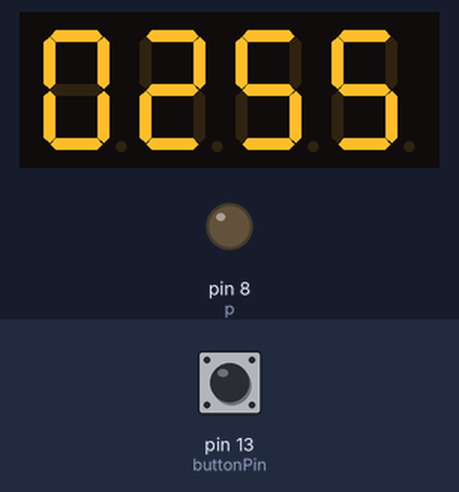
Bench run of a sketch on a simulated Arduino Uno, built with avr-gcc and run on an emulated ATmega328P. Parts: 4-digit seven-segment display, output pins drawn as LEDs (lit = HIGH). Wiring (inferred from the names in the program): 4-digit 7-segment display, segments lit when HIGH: segments pin 1, pin 2, pin 3, pin 4, pin 5, pin 6, pin 7; digit selects pin 12, pin 11, pin 10, pin 9. The test bench sets the inputs (shaded band); at power-on: pin 13 (buttonPin) LOW. EEPROM starts erased; the segment pins are drawn as the display they are named for; pins used as bus, display or sensor lines are not drawn.

Above: at 1.2 s.
1.3 s: pin 13 (buttonPin) pulled HIGH for 1 s
At 3.2 s:
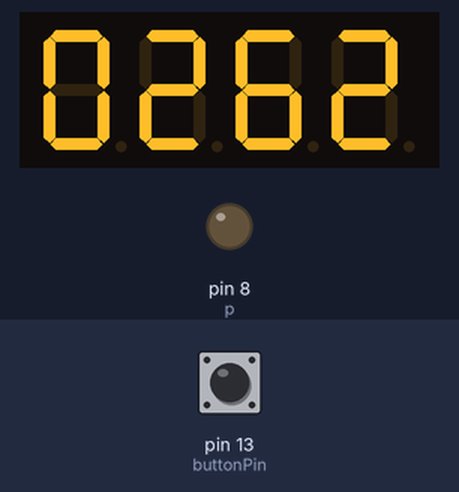
3.8 s: pin 13 (buttonPin) pulled HIGH for 0.15 s
At 4.2 s:
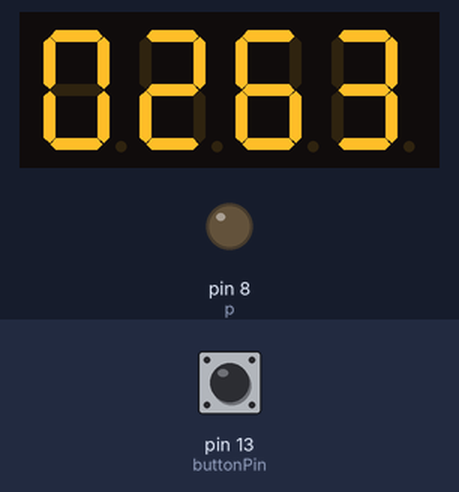
5.4 s: pin 13 (buttonPin) pulled HIGH for 0.15 s
At 5.53 s:
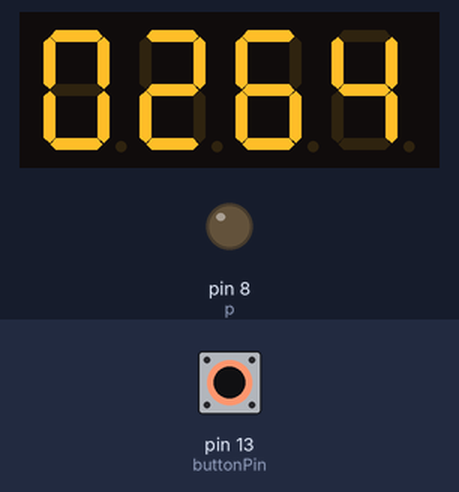
7.1 s: pin 13 (buttonPin) pulled HIGH for 1 s
At 9.2 s:
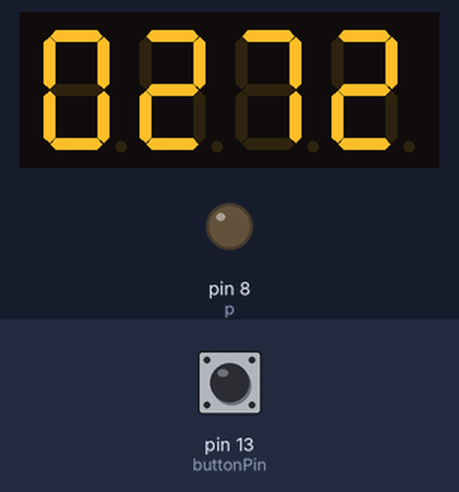
Timing chart, 0 to 10.6 s (numbered marks = the images above; inputs shaded):
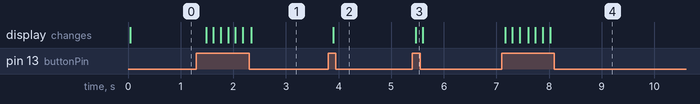

Measured:
- after the input at 1.3 s, the display: first changes after 0.18 s (image 1 shows a later state)
- after the input at 3.8 s, the display: changes after 0.10 s (image 2)
- after the input at 5.4 s, the display: changes after 0.06 s (image 3)
- after the input at 7.1 s, the display: first changes after 0.06 s (image 4 shows a later state)

The sketch:

ButtonCounter.ino
```cpp
/*  Button Counter Version 1.1
 *
 *  Author: LALI
 *  Last updated: 6/23/2015
 *  Details: Displays number of button presses on a 4-digit 7 segment display and remembers the count in EEPROM.
 */


#include "EEPROM.h"

//set the cathode interface
int a = 1;
int b = 2;
int c = 3;
int d = 4;
int e = 5;
int f = 6;
int g = 7;
int p = 8;
//set the anode interface
int d4 = 9;
int d3 = 10;
int d2 = 11;
int d1 = 12;
//button
int buttonPin = 13;
//variables
int count = 0;
int buttonState = 0;
int msecs = 5;  //refresh rate
long time = 0;

void setup()
{
  pinMode(d1, OUTPUT);
  pinMode(d2, OUTPUT);
  pinMode(d3, OUTPUT);
  pinMode(d4, OUTPUT);
  pinMode(a, OUTPUT);
  pinMode(b, OUTPUT);
  pinMode(c, OUTPUT);
  pinMode(d, OUTPUT);
  pinMode(e, OUTPUT);
  pinMode(f, OUTPUT);
  pinMode(g, OUTPUT);
  pinMode(p, OUTPUT);
  pinMode(buttonPin, INPUT);
  //to reset counter to 0, uncomment following line
  //EEPROM.update(0, count);
  count = EEPROM.read(0);
}//setup()

void loop()
{
  /*  DISPLAYING COUNT  */
  digitalWrite(d1, HIGH);
  digitalWrite(d2, HIGH);
  digitalWrite(d3, HIGH);
  digitalWrite(d4, HIGH);

  //1's place
  openPort(4);
  pickNumber(count%10);
  delay(msecs);
  digitalWrite(d4, HIGH);

  //10's place
  openPort(3);
  pickNumber((count/10)%10);
  delay(msecs);
  digitalWrite(d3, HIGH);

  //100's place
  openPort(2);
  pickNumber((count/100)%10);
  delay(msecs);
  digitalWrite(d2, HIGH);

  //1000's place
  openPort(1);
  pickNumber(count/1000);
  delay(msecs);
  digitalWrite(d1, HIGH);


  /*  BUTTON LOGIC  */
  buttonState = digitalRead(buttonPin);

  time += 5;
  if(time%35 == 0){
    if(buttonState == HIGH){
      count++;
      EEPROM.update(0, count);
    }//increment count
  }//every 35msec check if button has been pressed

  if(time > 2000000000){
    time = 0;
  }//reset time if near the max value

}//loop()

void openPort(int x)
{
  switch(x)
  {
  case 1:
    digitalWrite(d1, LOW);
    break;
  case 2:
    digitalWrite(d2, LOW);
    break;
  case 3:
    digitalWrite(d3, LOW);
    break;
  default:
    digitalWrite(d4, LOW);
    break;
  }
}//enable digit place x to be written

void pickNumber(int x)
{
  switch(x)
  {
  default:
    zero();
    break;
  case 1:
    one();
    break;
  case 2:
    two();
    break;
  case 3:
    three();
    break;
  case 4:
    four();
    break;
  case 5:
    five();
    break;
  case 6:
    six();
    break;
  case 7:
    seven();
    break;
  case 8:
    eight();
    break;
  case 9:
    nine();
    break;
  }
}//displays number x

/*void dispDec(int x)  //set to start the decimal point
{
  digitalWrite(p, HIGH);
}*/

void clearLEDs()  //clear contents
{
  digitalWrite(a, LOW);
  digitalWrite(b, LOW);
  digitalWrite(c, LOW);
  digitalWrite(d, LOW);
  digitalWrite(e, LOW);
  digitalWrite(f, LOW);
  digitalWrite(g, LOW);
  digitalWrite(p, LOW);
}


//DISPLAY NUMBERS
void zero()  //define 0 as cathode pin switch
{
  digitalWrite(a, HIGH);
  digitalWrite(b, HIGH);
  digitalWrite(c, HIGH);
  digitalWrite(d, HIGH);
  digitalWrite(e, HIGH);
  digitalWrite(f, HIGH);
  digitalWrite(g, LOW);
}

void one()  // define 1 as cathode pin switch
{
  digitalWrite(a, LOW);
  digitalWrite(b, HIGH);
  digitalWrite(c, HIGH);
  digitalWrite(d, LOW);
  digitalWrite(e, LOW);
  digitalWrite(f, LOW);
  digitalWrite(g, LOW);
}

void two()  // define 2 as cathode pin switch
{
  digitalWrite(a, HIGH);
  digitalWrite(b, HIGH);
  digitalWrite(c, LOW);
  digitalWrite(d, HIGH);
  digitalWrite(e, HIGH);
  digitalWrite(f, LOW);
  digitalWrite(g, HIGH);
}

void three()  // define 3 as cathode pin switch
{
  digitalWrite(a, HIGH);
  digitalWrite(b, HIGH);
  digitalWrite(c, HIGH);
  digitalWrite(d, HIGH);
  digitalWrite(e, LOW);
  digitalWrite(f, LOW);
  digitalWrite(g, HIGH);
}

void four()  // define 4 as cathode pin switch
{
  digitalWrite(a, LOW);
  digitalWrite(b, HIGH);
  digitalWrite(c, HIGH);
  digitalWrite(d, LOW);
  digitalWrite(e, LOW);
  digitalWrite(f, HIGH);
  digitalWrite(g, HIGH);
}

void five()  // define 5 as cathode pin switch
{
  digitalWrite(a, HIGH);
  digitalWrite(b, LOW);
  digitalWrite(c, HIGH);
  digitalWrite(d, HIGH);
  digitalWrite(e, LOW);
  digitalWrite(f, HIGH);
  digitalWrite(g, HIGH);
}

void six()  // define 6 as cathode pin switch
{
  digitalWrite(a, HIGH);
  digitalWrite(b, LOW);
  digitalWrite(c, HIGH);
  digitalWrite(d, HIGH);
  digitalWrite(e, HIGH);
  digitalWrite(f, HIGH);
  digitalWrite(g, HIGH);
}

void seven()  // define 7 as cathode pin switch
{
  digitalWrite(a, HIGH);
  digitalWrite(b, HIGH);
  digitalWrite(c, HIGH);
  digitalWrite(d, LOW);
  digitalWrite(e, LOW);
  digitalWrite(f, LOW);
  digitalWrite(g, LOW);
}

void eight()  // define 8 as cathode pin switch
{
  digitalWrite(a, HIGH);
  digitalWrite(b, HIGH);
  digitalWrite(c, HIGH);
  digitalWrite(d, HIGH);
  digitalWrite(e, HIGH);
  digitalWrite(f, HIGH);
  digitalWrite(g, HIGH);
}

void nine()  // define 9 as cathode pin switch
{
  digitalWrite(a, HIGH);
  digitalWrite(b, HIGH);
  digitalWrite(c, HIGH);
  digitalWrite(d, HIGH);
  digitalWrite(e, LOW);
  digitalWrite(f, HIGH);
  digitalWrite(g, HIGH);
}
```
